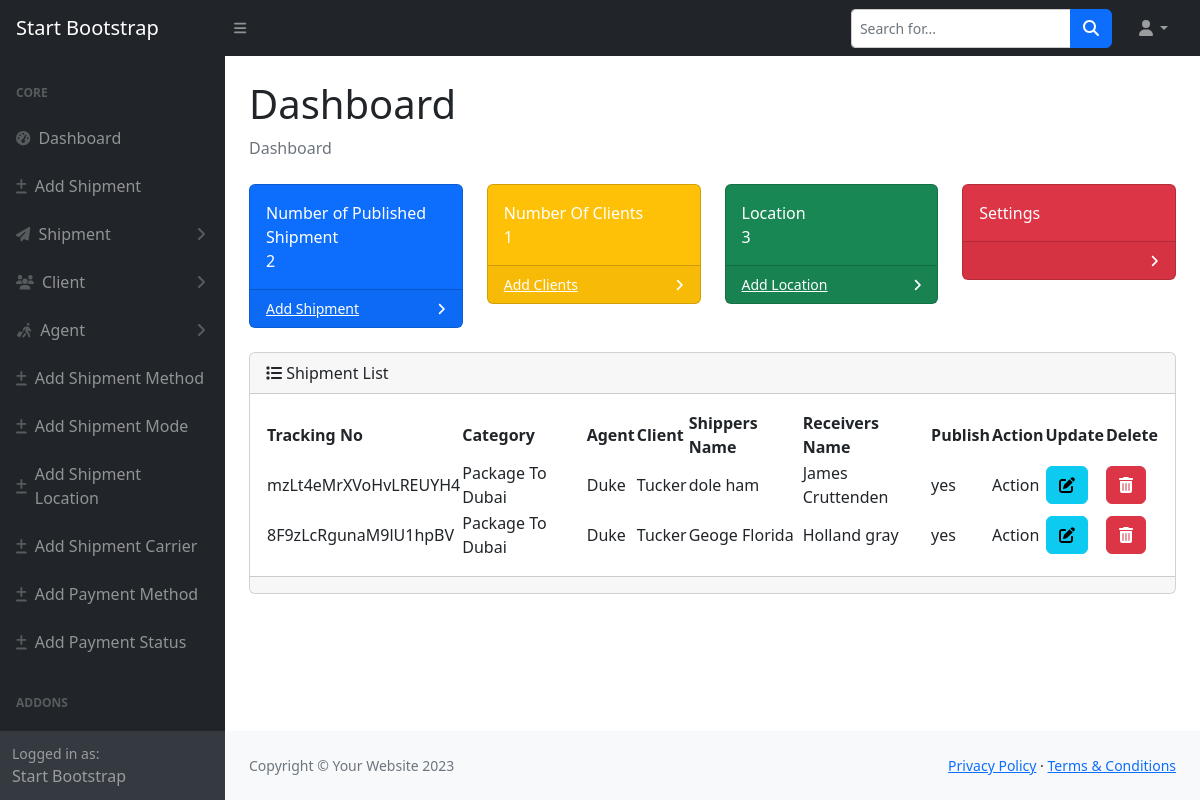
Page /shipment/ on the committed database.
### shipment/models.py (models this page shows, shortened)
class Shipment(models.Model):
    Is_publish = (
        ("yes", "yes"),
        ("no", "no")
    )
    tracking_no = models.CharField(max_length=20, null=False, blank=False)
    shipper_name = models.CharField(max_length=100, null=False, blank=False)
    shipper_phone = models.CharField(max_length=50, null=False, blank=False)
    shipper_address = models.CharField(max_length=200, null=False, blank=False)
    shipper_email = models.EmailField(null=False, blank=False)
    receivers_name = models.CharField(max_length=100, null=False, blank=False)
    receivers_phone = models.CharField(max_length=50, null=False, blank=False)
    receivers_address = models.CharField(max_length=200, null=False, blank=False)
    receivers_email = models.EmailField(null=False, blank=False)
    shipment_method = models.ForeignKey(ShipmentMethod, on_delete=models.DO_NOTHING, null=False)
    weight = models.CharField(max_length=50, null=False, blank=False)
    package = models.CharField(max_length=150, null=False, blank=False)
    product = models.CharField(max_length=200, null=False, blank=False)
    payment_mode = models.ForeignKey(PaymentMethod, on_delete=models.DO_NOTHING, null=True, related_name='payment_mothod')
    carrier = models.ForeignKey(ShipmentCarrier, on_delete=models.DO_NOTHING, null=False, related_name='carrier')
    departure_time = models.TimeField()
    destination = models.ForeignKey(ShipmentLocation, on_delete=models.DO_NOTHING, null=False, related_name='destination')
    pickup_time = models.TimeField()
    comment = models.TextField(null=True, blank=True)
    courier_name = models.CharField(max_length=100, null=False, blank=False)
    mode = models.ForeignKey(ShipmentMode, on_delete=models.DO_NOTHING, null=False, related_name='mode')
    quantity = models.CharField(max_length=50, null=False, blank=False)
    total_frieght = models.FloatField(null=False, blank=False)
    carrier_reference_no = models.CharField(max_length=50, null=True, blank=True)
    origin = models.ForeignKey(ShipmentLocation, on_delete=models.DO_NOTHING, null=False, related_name='origin')
    pickup_date = models.DateField(auto_now_add=False, null=False, blank=False)
    expected_delivery_date = models.DateField(auto_now_add=False, null=False, blank=False)
    feature_image = models.ImageField(upload_to='shipment-images', null=True, blank=True)
    category = models.ForeignKey(Shipment_Category, on_delete=models.CASCADE, null=True, blank=True)
    tags = models.ForeignKey(Shipment_Tags, on_delete=models.CASCADE, null=True, blank=True)
    shipment_client = models.ForeignKey(Client, on_delete=models.CASCADE, null=True, blank=True)
    shipment_agent = models.ForeignKey(Agent, on_delete=models.CASCADE,null=True, blank=True)
    publish = models.CharField(choices=Is_publish, max_length=3, default="no")

class Shipment_Category(models.Model):
	name = models.CharField(max_length=20, unique=True)
	description = models.TextField(null=True, blank=True,)
	def __str__(self):
		return self.name

class Agent(models.Model):
	First_Name = models.CharField(max_length=20,null=True, blank=True,)
	Last_Name = models.CharField(max_length=20,null=True, blank=True,)
	website = models.CharField(max_length=10,null=True, blank=True,)
	email = models.EmailField()
	def __str__(self):
		return self.First_Name

class Client(models.Model):
	First_Name = models.CharField(max_length=20,null=True, blank=True,)
	Last_Name = models.CharField(max_length=20,null=True, blank=True,)
	website = models.CharField(max_length=10,null=True, blank=True,)
	email = models.EmailField()
	def __str__(self):
		return self.First_Name

### shipment/views.py (the view)
# urls.py: path('', dashboard, name="dashboard"),
def dashboard(request):
	shipment = Shipment.objects.all()
	shipment_count = Shipment.objects.filter(publish="yes").count()
	client_count = Client.objects.all().count()
	location = ShipmentLocation.objects.all().count()
	context = {
	'shipment': shipment,
	'shipment_count' : shipment_count,
	'client_count': client_count,
	'location': location
	}
	return render(request, 'dashboard/index.html', context)

### templates/dashboard/index.html (shortened to what this page needs)
{% extends 'dashboard/main.html'%}
{% block content %}
{% include 'dashboard/sidebar.html'%}
            <div id="layoutSidenav_content">
                <main>
                    <div class="container-fluid px-4">
                        <h1 class="mt-4">Dashboard</h1>
                        <ol class="breadcrumb mb-4">
                            <li class="breadcrumb-item active">Dashboard</li>
                        </ol>
                        <div class="row">
                            <div class="col-xl-3 col-md-6">
                                <div class="card bg-primary text-white mb-4">
                                    <div class="card-body">Number of Published Shipment<br>
                                       <span class="align-items-center"> {{shipment_count}}</span>
                                    </div>
                                    <div class="card-footer d-flex align-items-center justify-content-between">
                                        <a class="small text-white stretched-link" href="#">Add Shipment</a>
                                        <div class="small text-white"><i class="fas fa-angle-right"></i></div>
                                    </div>
                                </div>
                            </div>
                            <div class="col-xl-3 col-md-6">
                                <div class="card bg-warning text-white mb-4">
                                    <div class="card-body">Number Of Clients<br><span class="align-text-center">{{client_count}}</span></div>
                                    <div class="card-footer d-flex align-items-center justify-content-between">
                                        <a class="small text-white stretched-link" href="#">Add Clients</a>
                                        <div class="small text-white"><i class="fas fa-angle-right"></i></div>
                                    </div>
                                </div>
                            </div>
                            <div class="col-xl-3 col-md-6">
                                <div class="card bg-success text-white mb-4">
                                    <div class="card-body">Location <br><span class="align-text-center">{{location}}</span></div>
                                    <div class="card-footer d-flex align-items-center justify-content-between">
                                        <a class="small text-white stretched-link" href="#">Add Location</a>
                                        <div class="small text-white"><i class="fas fa-angle-right"></i></div>
                                    </div>
                                </div>
                            </div>
                            <div class="col-xl-3 col-md-6">
                                <div class="card bg-danger text-white mb-4">
                                    <div class="card-body">Settings</div>
                                    <div class="card-footer d-flex align-items-center justify-content-between">
                                        <div class="small text-white"><i class="fas fa-angle-right"></i></div>
                                    </div>
                                </div>
                            </div>
                        </div>
                                 <div class="row">
                {% if shipment %}
                <div class="col-lg-12">
                    <div class="card mb-12">
                        <div class="card-header">
                            <i class="fa-solid fa-list"></i>
                            Shipment List
                        </div>
                        <div class="card-body">
                            <table id="datatablesSimple">
                                <thead>
                                    <tr>
                                        <th>Tracking No</th>
                                        <th>Category</th>
                                        <th>Agent</th>
                                        <th>Client</th>
                                        <th>Shippers Name</th>
                                        <th>Receivers Name</th>
                                        <th>Publish</th>
                                        <th>Action</th>
                                        <th>Update</th>
                                        <th>Delete</th>
                                    </tr>
                                </thead>
                                <tbody>
                                    {% for s in shipment.all %}
                                    <tr>
                                        <td>{{s.tracking_no}}</td>
                                        <td>{{s.category}}</td>
                                        <td>{{s.shipment_agent}}</td>
                                        <td>{{s.shipment_client}}</td>
                                        <td>{{s.shipper_name}}</td>
                                        <td>{{s.receivers_name}}</td>
                                        <td>{{s.publish}}</td>
                                        <td>Action</td>
                                        <td><a href="{% url 'shipment_update_view' s.id %}" class="btn btn-info"><i class="fa-solid fa-pen-to-square"></i></a></td>
                                        <td><a class="btn btn-danger" href="{% url 'delete_shipment' s.id %}" ><i class="fa-solid fa-trash-can"></i></an></td>
                                    </tr>
                                    {% endfor %}
                                </tbody>
                            </table>
                        </div>
                        <div class="card-footer small text-muted"></div>
                    </div>
                </div>
                {% else %}
                <h2> No Shipment</h2>
                {% endif %}
            </div>
                            </div>
                </main>
        {% endblock %}

### rows in the picture
Shipment: tracking_no "mzLt4eMrXVoHvLREUYH4", category "Package To Dubai", shipment_agent "Duke", shipment_client "Tucker", shipper_name "dole ham", receivers_name "James Cruttenden", publish "yes"
Shipment: tracking_no "8F9zLcRgunaM9lU1hpBV", category "Package To Dubai", shipment_agent "Duke", shipment_client "Tucker", shipper_name "Geoge Florida", receivers_name "Holland gray", publish "yes"

### other values in the picture
{{ shipment_count }} "2"
{{ client_count }} "1"
{{ location }} "3"
